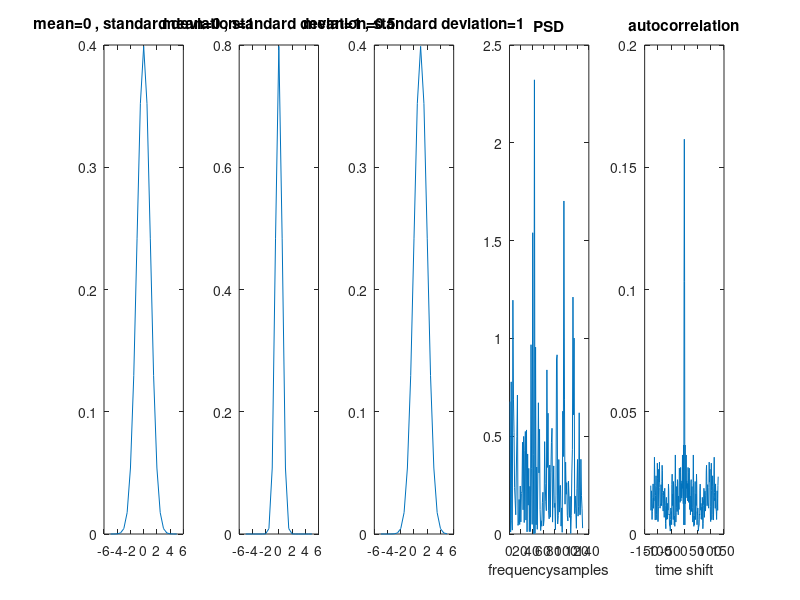

Reproduce this figure in MATLAB.
clc;
clear all;
close all;

x=-5:0.5:5;
y=normpdf(x,0,1);
subplot(1,5,1);
plot(x,y);
title('mean=0 , standard deviation=1') 

x=-5:0.5:5;
y=normpdf(x,0,0.5);
subplot(1,5,2);
plot(x,y);
title('mean=0 , standard deviation=0.5') 

x=-5:0.5:5;
y=normpdf(x,1,1);
subplot(1,5,3);
plot(x,y);
title('mean=1 , standard deviation=1')  

y=normrnd(0,1,1,200);
Gy=periodogram(y);
Ry=abs(ifft(Gy,256));
Ry=[Ry(130:256)' Ry(1:129)']
t=-127:1:128;
subplot(1,5,4)
plot(Gy)
xlabel('frequencysamples');
title('PSD')
subplot(1,5,5)
plot(t,Ry)
xlabel('time shift')
title('autocorrelation') 

%for error in normpdf write pkg load statistics in command window
